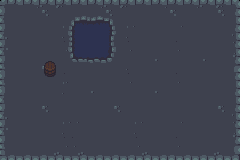

Below is a game level as drawn by its tile map, then a one-line description and the .tmx file that defines it, in full:
An orthogonal 30x20 tile map with 8x8 px tiles, 2 tile layers (base, walls).

<map version="1.10" tiledversion="1.10.2" orientation="orthogonal" renderorder="right-down" width="30" height="20" tilewidth="8" tileheight="8" infinite="0" nextlayerid="3" nextobjectid="1">
 <tileset firstgid="1" source="../dungeon_tiles.tsx" />
 <layer id="1" name="base" width="30" height="20">
  <data encoding="csv">
0,0,0,192,0,0,0,0,0,0,0,0,0,0,0,0,0,0,0,0,0,0,0,0,0,0,0,0,0,198,
0,283,284,285,286,287,288,289,282,283,284,285,286,287,288,289,282,283,284,285,286,287,282,283,284,285,286,287,288,0,
0,329,330,331,332,333,334,335,328,329,330,331,332,333,334,335,328,329,330,331,332,333,328,329,330,331,332,333,334,0,
0,375,376,377,378,379,380,381,374,375,376,377,378,379,380,381,374,375,376,377,378,379,374,375,376,377,378,379,380,0,
0,421,422,423,424,425,426,427,420,421,422,423,424,425,426,427,420,421,422,423,424,425,420,421,422,423,424,425,426,0,
0,467,468,469,470,471,472,473,466,467,468,469,470,471,472,473,466,467,468,469,470,471,466,467,468,469,470,471,472,0,
0,513,514,515,516,517,518,519,512,513,514,515,516,517,518,519,512,513,514,515,516,517,512,513,514,515,516,517,518,0,
0,237,238,239,240,241,242,243,558,559,560,561,562,563,564,565,558,559,560,561,562,563,558,559,560,561,562,563,564,0,
0,283,284,285,286,287,288,289,420,421,422,423,424,425,426,427,420,421,422,423,424,425,420,421,422,423,424,425,426,0,
0,329,330,331,332,333,334,335,466,467,468,469,470,471,472,473,466,467,468,469,470,471,466,467,468,469,470,471,472,0,
0,375,376,377,378,379,380,381,512,513,514,515,516,517,518,519,512,513,514,515,516,517,512,513,514,515,516,517,518,0,
0,421,422,423,424,425,426,427,558,559,560,561,562,563,564,565,558,559,560,561,562,563,236,237,238,239,240,241,242,0,
0,237,238,239,240,241,242,243,236,236,237,238,239,240,241,242,243,236,237,238,239,240,236,237,238,239,240,241,242,0,
0,283,284,285,286,287,288,289,282,282,283,284,285,286,287,288,289,282,283,284,285,286,282,283,284,285,286,287,288,0,
0,329,330,331,332,333,334,335,328,328,329,330,331,332,333,334,335,328,329,330,331,332,328,329,330,331,332,333,334,0,
0,375,376,377,378,379,380,381,374,374,375,376,377,378,379,380,381,374,375,376,377,378,374,375,376,377,378,379,380,0,
0,421,422,423,424,425,426,427,420,420,421,422,423,424,425,426,427,420,421,422,423,424,420,421,422,423,424,425,426,0,
0,467,468,469,470,471,472,473,466,466,467,468,469,470,471,472,473,466,467,468,469,470,466,467,468,469,470,471,472,0,
0,513,514,515,516,517,518,519,512,512,513,514,515,516,517,518,519,512,513,514,515,516,512,513,514,515,516,517,518,0,
0,0,0,0,0,0,0,0,0,0,0,0,0,0,0,0,0,0,0,0,0,0,0,0,0,0,0,0,0,0
</data>
 </layer>
 <layer id="2" name="walls" width="30" height="20">
  <data encoding="csv">
189,190,191,192,193,194,195,196,197,190,191,192,193,194,195,196,197,190,191,192,193,190,191,192,193,194,195,196,197,198,
235,0,0,0,0,0,0,0,0,0,0,0,0,0,0,0,0,0,0,0,0,0,0,0,0,0,0,0,0,244,
281,0,0,0,0,0,0,0,214,215,216,217,218,219,220,0,0,0,0,0,0,0,0,0,0,0,0,0,0,290,
327,0,0,0,0,0,0,0,260,261,262,263,264,265,266,0,0,0,0,0,0,0,0,0,0,0,0,0,0,336,
373,0,0,0,0,0,0,0,306,307,308,309,310,311,312,0,0,0,0,0,0,0,0,0,0,0,0,0,0,382,
419,0,0,0,0,0,0,0,352,353,354,355,356,357,358,0,0,0,0,0,0,0,0,0,0,0,0,0,0,428,
465,0,0,0,0,0,0,0,398,399,400,401,402,403,404,0,0,0,0,0,0,0,0,0,0,0,0,0,0,474,
511,0,0,0,0,623,624,0,444,445,446,447,448,449,450,0,0,0,0,0,0,0,0,0,0,0,0,0,0,520,
557,0,0,0,0,669,670,0,0,0,0,0,0,0,0,0,0,0,0,0,0,0,0,0,0,0,0,0,0,566,
511,0,0,0,0,715,716,0,0,0,0,0,0,0,0,0,0,0,0,0,0,0,0,0,0,0,0,0,0,244,
557,0,0,0,0,0,0,0,0,0,0,0,0,0,0,0,0,0,0,0,0,0,0,0,0,0,0,0,0,290,
235,0,0,0,0,0,0,0,0,0,0,0,0,0,0,0,0,0,0,0,0,0,0,0,0,0,0,0,0,244,
281,0,0,0,0,0,0,0,0,0,0,0,0,0,0,0,0,0,0,0,0,0,0,0,0,0,0,0,0,290,
327,0,0,0,0,0,0,0,0,0,0,0,0,0,0,0,0,0,0,0,0,0,0,0,0,0,0,0,0,336,
373,0,0,0,0,0,0,0,0,0,0,0,0,0,0,0,0,0,0,0,0,0,0,0,0,0,0,0,0,382,
419,0,0,0,0,0,0,0,0,0,0,0,0,0,0,0,0,0,0,0,0,0,0,0,0,0,0,0,0,428,
465,0,0,0,0,0,0,0,0,0,0,0,0,0,0,0,0,0,0,0,0,0,0,0,0,0,0,0,0,474,
511,0,0,0,0,0,0,0,0,0,0,0,0,0,0,0,0,0,0,0,0,0,0,0,0,0,0,0,0,520,
557,0,0,0,0,0,0,0,0,0,0,0,0,0,0,0,0,0,0,0,0,0,0,0,0,0,0,0,0,566,
603,604,605,606,607,608,609,610,611,609,610,611,604,605,606,607,608,609,610,611,604,604,605,606,607,608,609,610,611,612
</data>
 </layer>
</map>
